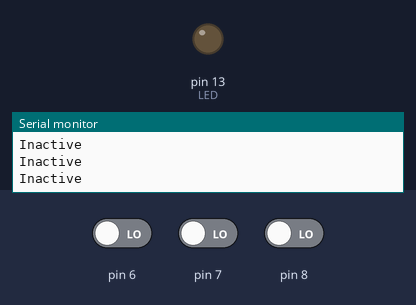
Simulated run of this sketch. Board: Arduino Uno, built with avr-gcc and run on an emulated ATmega328P. On the bench: output pins drawn as LEDs (lit = HIGH), the last lines printed to the serial monitor. Inputs (shaded band) come from the test bench; at power-on: pin 6 LOW, pin 7 LOW, pin 8 LOW.

Above: at 2.8 s.
2.9 s: pin 6 driven HIGH
At 4.0 s:
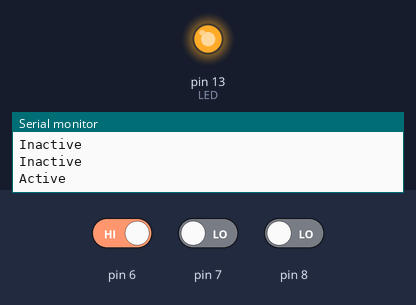
4.5 s: pin 6 driven LOW
At 5.6 s:
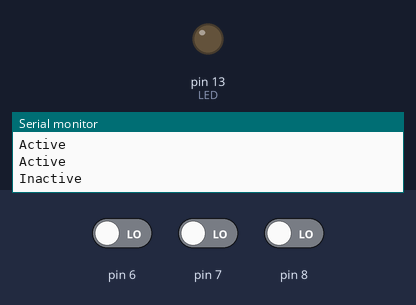
6.5 s: pin 7 driven HIGH
At 8.3 s:
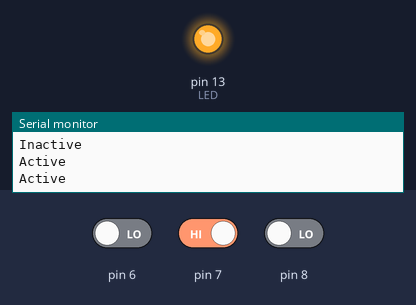
Timing chart, 0 to 9.8 s (numbered marks = the images above; inputs shaded):
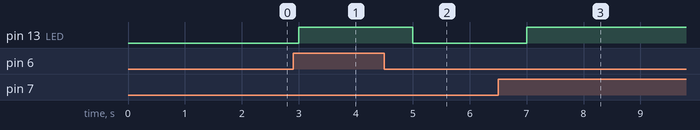

Measured:
- after the input at 2.9 s, pin 13 (LED): LOW → HIGH after 0.10 s
- after the input at 4.5 s, pin 13 (LED): HIGH → LOW after 0.50 s
- after the input at 6.5 s, pin 13 (LED): LOW → HIGH after 0.50 s

The sketch:

PIR_Motion_Sensor.ino
```cpp
int LED=13;
void setup() {
  // put your setup code here, to run once:
  Serial.begin(9600);
  pinMode(6, INPUT);
  pinMode(7,INPUT);
  pinMode(8,INPUT);
  pinMode(13,OUTPUT);
}

void loop() {
  // put your main code here, to run repeatedly:
  if(digitalRead(6)==HIGH||digitalRead(7)==HIGH||digitalRead(8)==HIGH)
  {
    Serial.println("Active");
    digitalWrite(LED,HIGH);
  }
  else
  {
    Serial.println("Inactive");
    digitalWrite(LED,LOW);
  }
  delay(1000);
}
```
